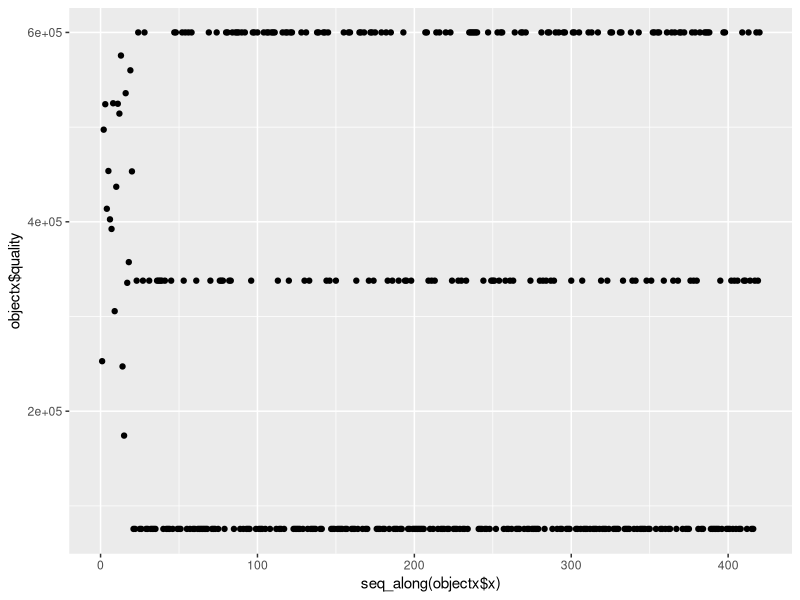

This chart was generated by the following R code:

antlion_N <- 20
antNumber <- antlion_N
lb <- -512
ub <- 512
max_iteration <- 20
current_iteration <- 1

select<-function(history, model)
{
  return (historyPop(history, antNumber))
}

modelUpdate<-function(selectedPoints, oldModel)
{
  selectedPoints <- evaluateList(selectedPoints, f1)
  for (i in 1:antNumber)
  {
    antlionIdx <- selectedPoints$antlionIdx[i]
    if (antlionIdx != 0 && selectedPoints$quality[i] > oldModel$quality[antlionIdx])  # jeśli mrówka jest lepsza od mrówkolwa
    {
      oldModel[i,] <- selectedPoints[i,]      #mrówkolew ją zjada i przechodzi na jej miejsce
    }
  }
  return (evaluateList(oldModel, f1))
}

variation<-function(selectedPoints, model)
{ 
  for (i in 1:antNumber)  #dla każdej mrówki
  {
    # policz random walk dookoła losowego antliona i dookoła elitarnego antliona
    antlionIdx <- roulette_sel(model)
    selectedPoints$antlionIdx[i] <- antlionIdx
    ra <- random_walk(model[antlionIdx,])
    re <- random_walk(findEliteAntlion(model))
    selectedPoints$x[i] <- (ra$x + re$x)/2
    selectedPoints$y[i] <- (ra$y + re$y)/2
    
    #spr czy mrówka nie polazła za daleko
    if (selectedPoints$x[i] > ub) 
    {
      selectedPoints$x[i] <- ub  
    }
    else if (selectedPoints$x[i] < lb) 
    {
      selectedPoints$x[i] <- lb  
    }
    if (selectedPoints$y[i] > ub) 
    {
      selectedPoints$y[i] <- ub  
    }
    else if (selectedPoints$y[i] < lb) 
    {
      selectedPoints$y[i] <- lb  
    }
  }
  return (selectedPoints)
}

random_walk<-function(antlion) 
{
  I <- getCurrentRatio()
  localUb <- c(ub / I, ub / I)  # równiania 2.10, 2.11
  localLb <- c(lb / I, lb / I)
  
  localUb <- update_boundary_with_antlion(localUb, antlion) # równania 2.8, 2.9
  localLb <- update_boundary_with_antlion(localLb, antlion)
  
  rw <- calculate_random_walk(localUb, localLb)
  
  return (rw[current_iteration,])
}

calculate_random_walk<-function(localUb, localLb) 
{
  x <- calculate_random_walk_one_dimention(localUb[1], localLb[1])
  y <- calculate_random_walk_one_dimention(localUb[2], localLb[2])
  return (data.frame(x, y))
}

calculate_random_walk_one_dimention<-function(l_ub, l_lb) 
{
  X <- c(0, cumsum(2*((runif(max_iteration) > 0.5) + 0) - 1) )
  a <- min(X)
  b <- max(X)
  c <- l_lb
  d <- l_ub
  return ((X-a)*(d-c))/(b-a) + c
}

getCurrentRatio<-function() 
{
  if ( current_iteration > max_iteration*0.95 ) {
    return (1+1000000*(current_iteration/max_iteration))
  }
  if ( current_iteration > max_iteration*0.9 ) {
    return (1+100000*(current_iteration/max_iteration))
  }
  if ( current_iteration > max_iteration*(3/4) ) {
    return (1+10000*(current_iteration/max_iteration))
  }
  if ( current_iteration > max_iteration/2 ) {
    return (1+1000*(current_iteration/max_iteration))
  }
  if ( current_iteration > max_iteration/10 ) {
   return (1+100*(current_iteration/max_iteration))
  }
  return (1)
}

update_boundary_with_antlion<-function(b, antlion)
{
  a <- runif(1)
  tmp <- 1
  if (a < 0.5) 
  {
    tmp <- (-1)
  }
  b[1] = tmp*b[1] + antlion$x
  b[2] = tmp*b[2] + antlion$y
  return (b)
}

roulette_sel<-function(points) 
{
  points <- evaluateList(points, f1)
  maxVal <- sum(points$quality)
  tmp <- sample(0:maxVal, 1)
  i <- 0
  sumQ <- 0
  while ( tmp > sumQ )
  {
    i<-i+1
    sumQ<-sumQ + points$quality[i]
  }
  return (i)
}


## the engine

aggregatedOperator<-function(history, oldModel)
{ 
  selectedPoints<-select(history, oldModel)
  newModel<-modelUpdate(selectedPoints, oldModel)
  newPoints<-variation(selectedPoints, newModel)
  return (list(newPoints=newPoints,newModel=newModel))
}

metaheuristicRun<-function(initialization, startPoints, termination, evaluation)
{
  history<-initialization(startPoints)
  history<-evaluateList(history, evaluation)
  model<-initModel(history)
  i<-1
  while (!termination(current_iteration, max_iteration))
  {
    current_iteration <- current_iteration + 1
    aa<-aggregatedOperator(history, model)
    aa$newPoints<-evaluateList(aa$newPoints, evaluation)
    history<-historyPush(history,aa$newPoints)
    model<-aa$newModel
  }
  return(history)
}

historyPush<-function(oldHistory, newPoints)
{
  newHistory <- rbind(oldHistory, newPoints)
  return (newHistory)
}

historyPop<-function(history, number)
{
  h_stop=nrow(history)
  h_start=max(h_stop-number+1,1)
  return(history[h_start:h_stop,])
}

evaluateList<-function(points,evaluation)
{
  for (i in 1:length(points$x)) {
    points$quality[i]<-evaluation(points$x[i], points$y[i])
  }
  return (points) 
}

#commonFunctions

generateStartPoints<-function(mi)
{
  startPoints<-data.frame(x=numeric(mi), y=numeric(mi), antlionIdx=0)
  for (i in 1:mi)
  {
    startPoints$x[i]<-runif(1, lb, ub)
    startPoints$y[i]<-runif(1, lb, ub)
  }
  return (startPoints)
}

termination<-function(i, n)
{
  print(i)
  if (i <= n) { 
    return (F) 
  } 
  else { 
    return (T) 
  }
}

f1<-function(x, y)
{
  #return(x^2 + y^2)
  return (-x^2 -y^2 + 600000)
}

initialization<-function(points)
{
  historyPoints<-data.frame(points)
  return (historyPoints)
}

initModel<-function(history)
{
  antlionPositions<-data.frame(x=numeric(antlion_N), y=numeric(antlion_N))
  for (i in 1:antlion_N)
  {
    antlionPositions$x[i]<-runif(1, lb, ub)
    antlionPositions$y[i]<-runif(1, lb, ub)
  }
  return (evaluateList(antlionPositions, f1))
}

findEliteAntlion<-function(model)
{
  idx <- which.max(model$quality)
  return (model[idx,])
}


########## main function


library(ggplot2)

startPoints<-generateStartPoints(antlion_N)

objectx<-metaheuristicRun(initialization, startPoints, termination, f1)
print(qplot(seq_along(objectx$x), objectx$quality))
